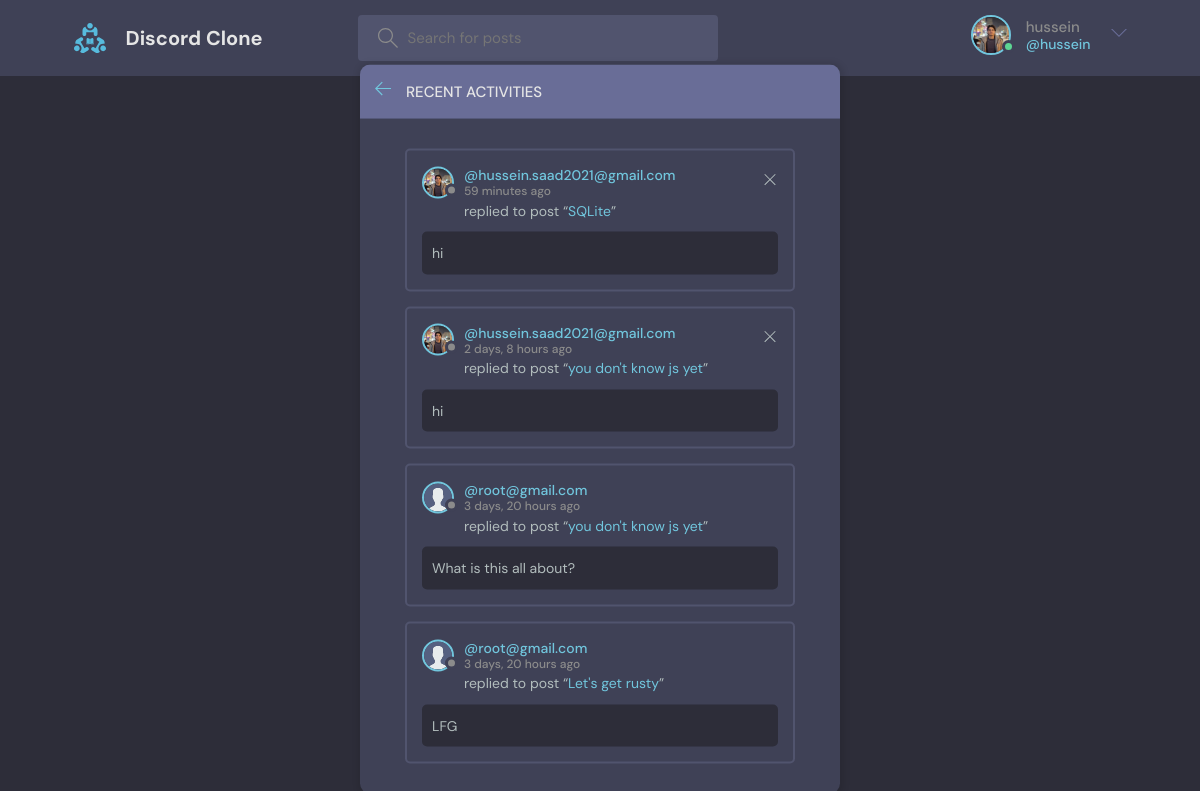
The page /activity/ (signed in) on the database its author committed.
### base/models.py (models this page shows, shortened)
class User(AbstractUser):
    name = models.CharField(max_length=50, null=True)
    email = models.EmailField(unique=True)
    bio = models.TextField(default='no bio...',null=True)
    avatar = models.ImageField(null=True,default='avatar.svg')
    USERNAME_FIELD = 'email'
    REQUIRED_FIELDS = []

class Message(models.Model):
    body = models.CharField(max_length=200)
    created_at = models.DateTimeField(auto_now_add=True)
    updated_at = models.DateTimeField(auto_now=True)
    user = models.ForeignKey(User,on_delete=models.CASCADE)
    room = models.ForeignKey(Room,on_delete=models.CASCADE)
    class Meta:
        ordering = ['-created_at', '-updated_at']

class Room(models.Model):
    name = models.CharField(max_length=100)
    description = models.TextField(null=True, blank=True)
    created_at = models.DateTimeField(auto_now_add=True)
    updated_at = models.DateTimeField(auto_now=True)
    host = models.ForeignKey(User,null=True,on_delete=models.SET_NULL)
    topic = models.ForeignKey(Topic,null=True,on_delete=models.SET_NULL)
    participants = models.ManyToManyField(User, related_name='participants')
    class Meta:
        ordering = ['-created_at', '-updated_at']
    def __str__(self):
        return self.name

### base/views.py (the view)
# urls.py: path('activity/',views.activity_page,name='activity'),
def activity_page(request):
    room_messages = Message.objects.all()
    context = {
        'room_messages':room_messages,
    }
    return render(request, 'base/activity.html',context)

### base/templates/base/activity.html
{% extends 'base.html' %}
{% block content %}
<main class="layout">
  <div class="container">
    <div class="layout__box">
      <div class="layout__boxHeader">
        <div class="layout__boxTitle">
          <a href="{% url 'home' %}">
            <svg version="1.1" xmlns="http://www.w3.org/2000/svg" width="32" height="32" viewBox="0 0 32 32">
              <title>arrow-left</title>
              <path
                d="M13.723 2.286l-13.723 13.714 13.719 13.714 1.616-1.611-10.96-10.96h27.625v-2.286h-27.625l10.965-10.965-1.616-1.607z">
              </path>
              </path>
            </svg>
          </a>
          <h3>Recent Activities</h3>
        </div>
      </div>
      <div class="activities-page layout__body">
        {% for message in room_messages %}
        <div class="activities__box">
          <div class="activities__boxHeader roomListRoom__header">
            <a href="{% url 'profile' message.user.id %}" class="roomListRoom__author">
              <div class="avatar avatar--small">
                <img src="{{message.user.avatar.url}}" />
              </div>
              <p>
                @{{message.user}}
                <span>{{message.created_at|timesince}} ago</span>
              </p>
            </a>
            {% if request.user == message.user %}
            <div class="roomListRoom__actions">
              <a href="{% url 'message_delete' message.id %}">
                <svg version="1.1" xmlns="http://www.w3.org/2000/svg" width="32" height="32" viewBox="0 0 32 32">
                  <title>remove</title>
                  <path
                    d="M27.314 6.019l-1.333-1.333-9.98 9.981-9.981-9.981-1.333 1.333 9.981 9.981-9.981 9.98 1.333 1.333 9.981-9.98 9.98 9.98 1.333-1.333-9.98-9.98 9.98-9.981z">
                  </path>
                </svg>
              </a>
            </div>
            {% endif %}
          </div>
          <div class="activities__boxContent">
            <p>replied to post “<a href="{% url 'room' message.room.id %}">{{message.room}}</a>”</p>
            <div class="activities__boxRoomContent">
              {{message.body}}
            </div>
          </div>
        </div>
        {% endfor %}
      </div>
    </div>
  </div>
</main>
{% endblock content %}

### templates/navbar.html (shortened to what this page needs)
{% load static %}
<header class="header header--loggedIn">
    <div class="container">
        <a href="{% url 'home' %}" class="header__logo">
            <img src="{% static 'images/logo.svg' %}" />
            <h1>Discord Clone</h1>
        </a>
        <form class="header__search" method="GET" action="{% url 'home' %}">
            <label>
                <input name="q" placeholder="Search for posts" />
            </label>
        </form>
        <nav class="header__menu">
            {% if request.user.is_authenticated %}
            <div class="header__user">
                <a href="{% url 'user_update' %}">
                     <div class="avatar avatar--medium active">
                        <img src="{{request.user.avatar.url}}" />
                    </div>
                    <p>{{request.user.username}} <span>@{{request.user.username}}</span></p>
                </a>
                <button class="dropdown-button">
                    <svg version="1.1" xmlns="http://www.w3.org/2000/svg" width="32" height="32" viewBox="0 0 32 32">
                        <title>chevron-down</title>
                        <path d="M16 21l-13-13h-3l16 16 16-16h-3l-13 13z"></path>
                    </svg>
                </button>
            </div>
            {% else %}
            <a href="{% url 'login' %}">
                <img src="{% static 'images/avatar.svg' %}" />
                <p>Login</p>
            </a>
            {% endif %}
        </nav>
    </div>
</header>

### rows shown on the page
User: user.avatar (picture), user.username "hussein"
Message: user.avatar (picture), user "hussein.saad2021@gmail.com", created_at "59 minutes", room "SQLite", body "hi"
Message: user.avatar (picture), user "hussein.saad2021@gmail.com", created_at "2 days, 8 hours", room "you don't know js yet", body "hi"
Message: user.avatar (placeholder picture), user "root@gmail.com", created_at "3 days, 20 hours", room "you don't know js yet", body "What is this all about?"
Message: user.avatar (placeholder picture), user "root@gmail.com", created_at "3 days, 20 hours", room "Let's get rusty", body "LFG"
